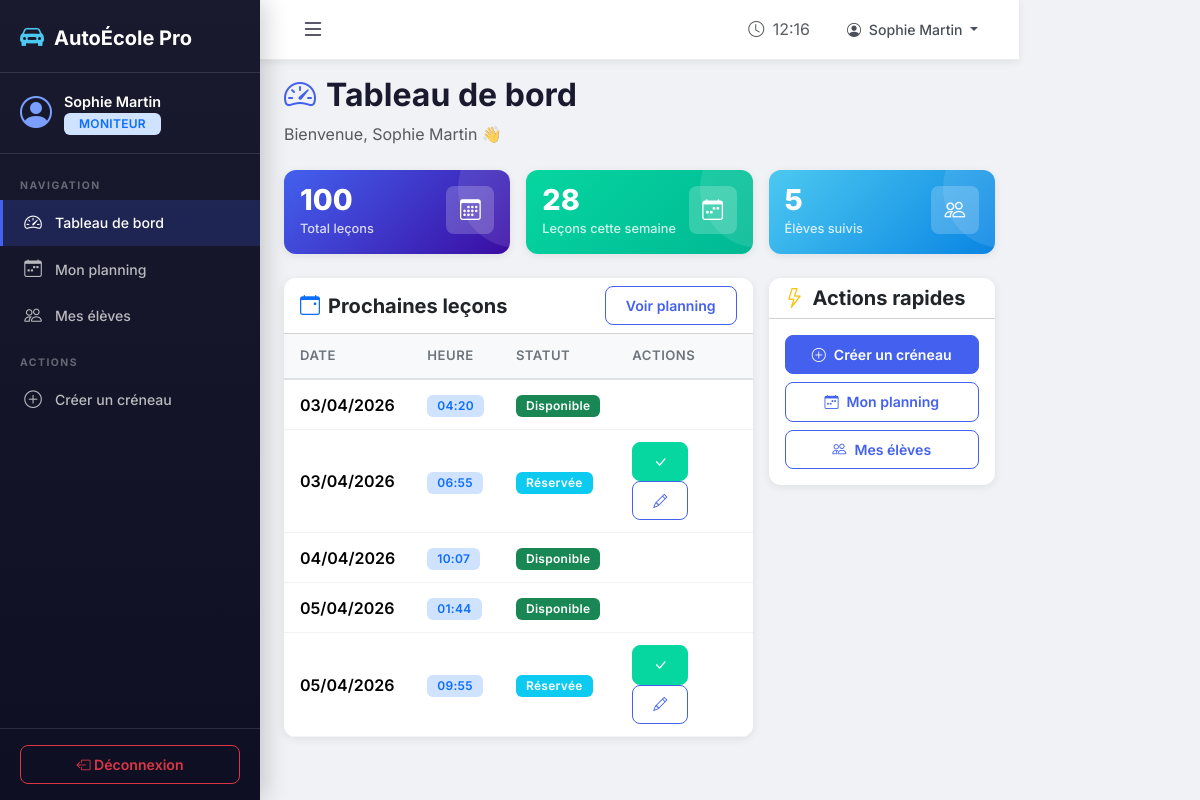
Before: /moniteur/dashboard/ (signed in) with the older database file.
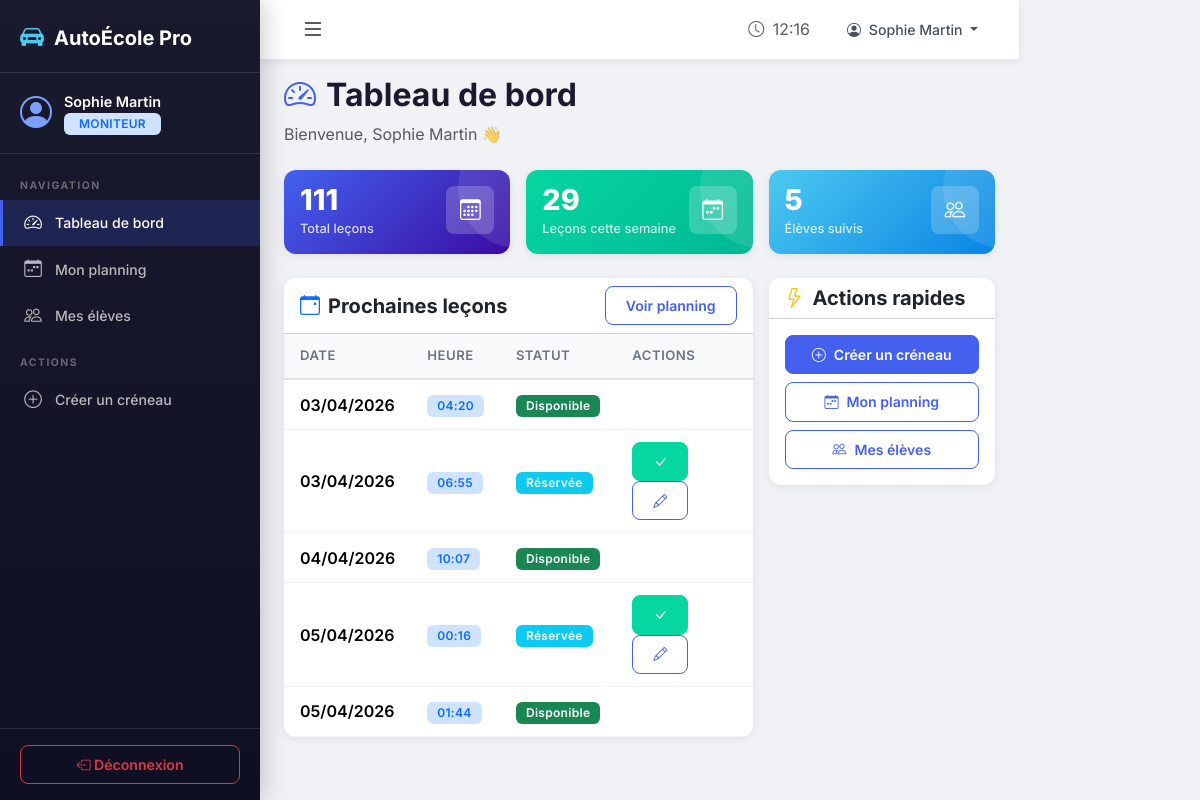
After: the same page with the newer database file.
### ecole/models.py (models this page shows, shortened)
class Lesson(models.Model):
    STATUT_CHOICES = [
        ('disponible', 'Disponible'),
        ('complete', 'Complète'),
        ('effectuee', 'Effectuée'),
        ('annulee', 'Annulée'),
    ]
    moniteur = models.ForeignKey(User, on_delete=models.CASCADE, related_name='lessons_moniteur',
                                  limit_choices_to={'profile__role': 'moniteur'})
    vehicule = models.ForeignKey(Vehicle, on_delete=models.SET_NULL, null=True, blank=True)
    date_heure = models.DateTimeField(verbose_name="Date et heure")
    duree = models.IntegerField(default=60, verbose_name="Durée (minutes)",
                                 help_text="Durée de la leçon en minutes")
    statut = models.CharField(max_length=15, choices=STATUT_CHOICES, default='disponible')
    notes = models.TextField(blank=True, null=True, verbose_name="Notes d'évaluation")
    created_at = models.DateTimeField(auto_now_add=True)
    class Meta:
        verbose_name = "Leçon"
        verbose_name_plural = "Leçons"
        ordering = ['date_heure']

### ecole/views.py (the view)
# urls.py: path('moniteur/dashboard/', views.moniteur_dashboard, name='moniteur_dashboard'),
@login_required
@moniteur_required
def moniteur_dashboard(request):
    today = timezone.now().date()
    week_start = today - timedelta(days=today.weekday())
    week_end = week_start + timedelta(days=6)
    mes_lecons = Lesson.objects.filter(moniteur=request.user)
    lecons_semaine = mes_lecons.filter(
        date_heure__date__gte=week_start,
        date_heure__date__lte=week_end
    )
    nb_eleves = Booking.objects.filter(
        lecon__moniteur=request.user,
        statut='confirmee'
    ).values('eleve').distinct().count()
    lecons_a_venir = mes_lecons.filter(
        date_heure__gte=timezone.now(),
        statut__in=['disponible', 'complete']
    )[:5]
    return render(request, 'moniteur/dashboard.html', {
        'total_lecons': mes_lecons.count(),
        'lecons_semaine': lecons_semaine.count(),
        'nb_eleves': nb_eleves,
        'lecons_a_venir': lecons_a_venir,
    })

### ecole/templates/moniteur/dashboard.html (shortened to what the changed rows need)
{% extends 'base.html' %}
{% block content %}
<div class="page-header">
    <h2><i class="bi bi-speedometer2"></i> Tableau de bord</h2>
</div>
<div class="row g-3 mb-4">
    <div class="col-md-4">
        <div class="card stat-card bg-gradient-primary p-3">
            <div class="d-flex justify-content-between align-items-start">
                <div>
                    <div class="stat-value">{{ total_lecons }}</div>
                    <div class="stat-label mt-1">Total leçons</div>
                </div>
            </div>
        </div>
    </div>
    <div class="col-md-4">
        <div class="card stat-card bg-gradient-success p-3">
            <div class="d-flex justify-content-between align-items-start">
                <div>
                    <div class="stat-value">{{ lecons_semaine }}</div>
                    <div class="stat-label mt-1">Leçons cette semaine</div>
                </div>
            </div>
        </div>
    </div>
</div>
<div class="row g-3">
    <div class="col-lg-8">
        <div class="card">
            <div class="card-body p-0">
                {% if lecons_a_venir %}
                <div class="table-responsive">
                    <table class="table mb-0">
                        <thead><tr><th>Date</th><th>Heure</th><th>Statut</th><th>Actions</th></tr></thead>
                        <tbody>
                            {% for l in lecons_a_venir %}
                            <tr>
                                <td class="fw-semibold">{{ l.date_heure|date:"d/m/Y" }}</td>
                                <td><span class="badge bg-primary-subtle text-primary">{{ l.date_heure|date:"H:i" }}</span></td>
                                <td>
                                    {% if l.statut == 'disponible' %}<span class="badge bg-success">Disponible</span>
                                    {% elif l.statut == 'complete' %}<span class="badge bg-info">Réservée</span>
                                    {% else %}<span class="badge bg-secondary">{{ l.get_statut_display }}</span>{% endif %}
                                </td>
                                <td>
                                    {% if l.statut == 'complete' %}
                                    <a href="{% url 'moniteur_marquer_effectuee' l.id %}" class="btn btn-sm btn-success" title="Marquer effectuée"><i class="bi bi-check-lg"></i></a>
                                    <a href="{% url 'moniteur_notes' l.id %}" class="btn btn-sm btn-outline-primary" title="Ajouter des notes"><i class="bi bi-pencil"></i></a>
                                    {% endif %}
                                </td>
                            </tr>
                            {% endfor %}
                        </tbody>
                    </table>
                </div>
                {% endif %}
            </div>
        </div>
    </div>
</div>
{% endblock %}

Changed rows visible on the page:
no longer on this page (row unchanged): Lesson: date_heure "05/04/2026", date_heure "09:55", statut "Réservée"
added Lesson: date_heure "05/04/2026", date_heure "00:16", statut "Réservée"
Other visible differences:
{{ total_lecons }}: "100" → "111"
{{ lecons_semaine }}: "28" → "29"
